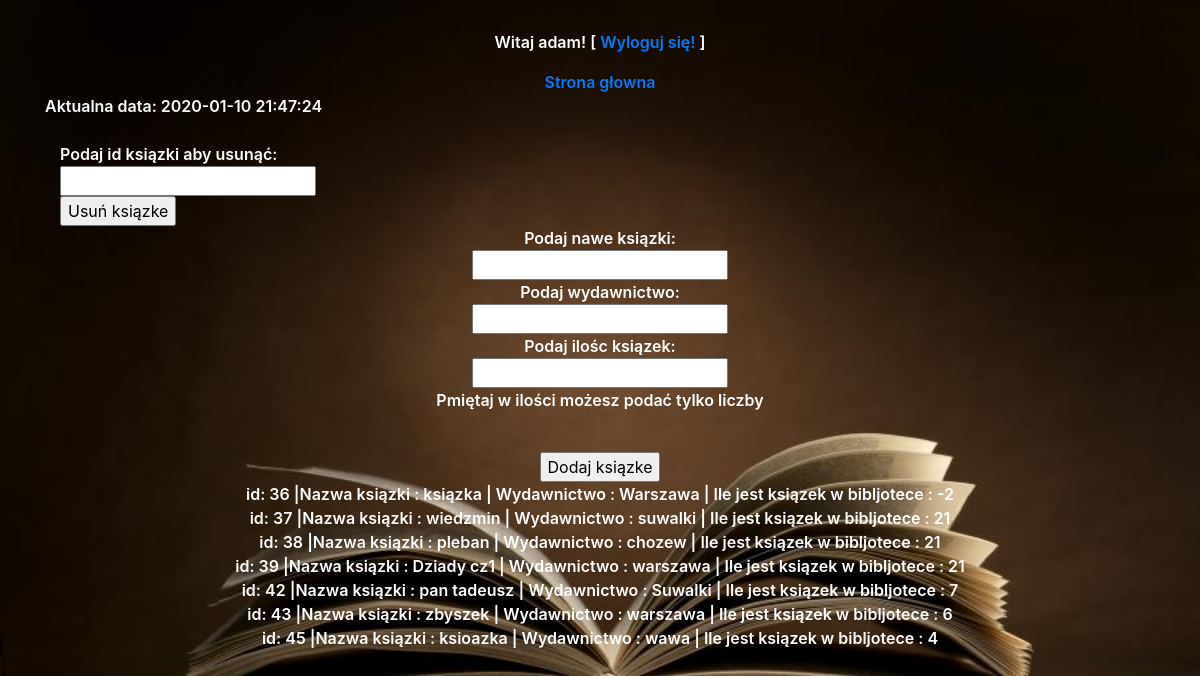
Screenshot of /admin/ksio/boks.php (signed in) with the database file from the repository.
### tables this page shows
CREATE TABLE `books` (
  `id` int(11) NOT NULL,
  `ksiazka` text NOT NULL,
  `wyda` text NOT NULL,
  `ile` int(11) NOT NULL
);

### admin/ksio/boks.php (the view, shortened to what this page needs)
<!DOCTYPE HTML>
<html lang="pl">
<head>
	<link rel="stylesheet" href="../../style.css" >
	<link rel="stylesheet" href="https://stackpath.bootstrapcdn.com/bootstrap/4.4.1/css/bootstrap.min.css">
</head>
<body class="boodya">
<?php
echo '<section class="up">';
   echo '<div class="container">';
   echo '<div class="row">';
   echo '<div class="col">';
 echo '<div class="one">';
			echo "<p>Witaj ".$_SESSION['user'].'! [ <a href="logout.php">Wyloguj się!</a> ]';
  echo '</div>';
  echo '<div class="one">';
           echo '<a href="../">Strona głowna</a>';
		   echo '</div>';
		    echo '<div class="boks2">';
           $dataczas = new DateTime();
	echo "Aktualna data: ".$dataczas->format('Y-m-d H:i:s')."<br><br />";
	echo '</div>';
  echo '<div class="boks2">';
  echo '<div class="col-6">';
	echo'<form method="post">';
	echo'Podaj id  ksiązki aby usunąć: <br /> <input type="text"  name="usun" /><br />';
			echo'<input type="submit" value="Usuń ksiązke" />';
    echo'</form>';
	echo '</div>';
	  echo '<div class="one">';
	  echo '<div class="col-12">';
	echo'<form method="post">';
	echo'Podaj nawe ksiązki: <br /> <input type="text"  name="ksiazka" /><br />';
		echo'Podaj wydawnictwo: <br /> <input type="text"  name="wyda" /><br />';
		echo'Podaj ilośc ksiązek: <br /> <input type="text"  name="ile" /><br />';
		echo'<p> Pmiętaj w ilości możesz podać tylko liczby </p>';
		echo'<br />';
		echo'<input type="submit" value="Dodaj ksiązke" />';
	  echo '</div class="one">';
$servername = "localhost";
$username = "root";
$password = "";
$dbname = "biblioteka";
$conn = new mysqli($servername, $username, $password, $dbname);
$sql = "SELECT  id, ksiazka, wyda ,ile FROM books";
$result = $conn->query($sql);
if ($result->num_rows > 0) {
    while($row = $result->fetch_assoc()) {
        echo "id: " . $row["id"]. " |Nazwa ksiązki   : " . $row["ksiazka"]. " | Wydawnictwo  : " . $row["wyda"]. "  |  Ile jest ksiązek w bibljotece :  " . $row["ile"]. "<br>";
    }
} else {
    echo "0 results";
}
echo "<br><br />";
echo '</div>';
echo '</div>';
echo '</div>';
	echo '</div>';
	echo '</div>';
	echo '</section>';
?>
</body>
</html>

### style.css (style rules this page uses)
.up { padding: 10px; color: white; font-weight: 600; }
.one { text-align:center; width:auto ; height:auto; }
.col { text-align:center; width:auto ; height:auto; }
.boodya { padding: 20px; background-image: url(tlo.jpg); color: white; background-size: cover; }
.boks2 { text-align:left; width:auto ; height:auto; }

### rows the page displays
books: id "36", ksiazka "ksiązka", wyda "Warszawa", ile "-2"
books: id "37", ksiazka "wiedzmin", wyda "suwalki", ile "21"
books: id "38", ksiazka "pleban", wyda "chozew", ile "21"
books: id "39", ksiazka "Dziady cz1", wyda "warszawa", ile "21"
books: id "42", ksiazka "pan tadeusz", wyda "Suwalki", ile "7"
books: id "43", ksiazka "zbyszek", wyda "warszawa", ile "6"
books: id "45", ksiazka "ksioazka", wyda "wawa", ile "4"

### other values shown
$_SESSION['user'] "adam"
